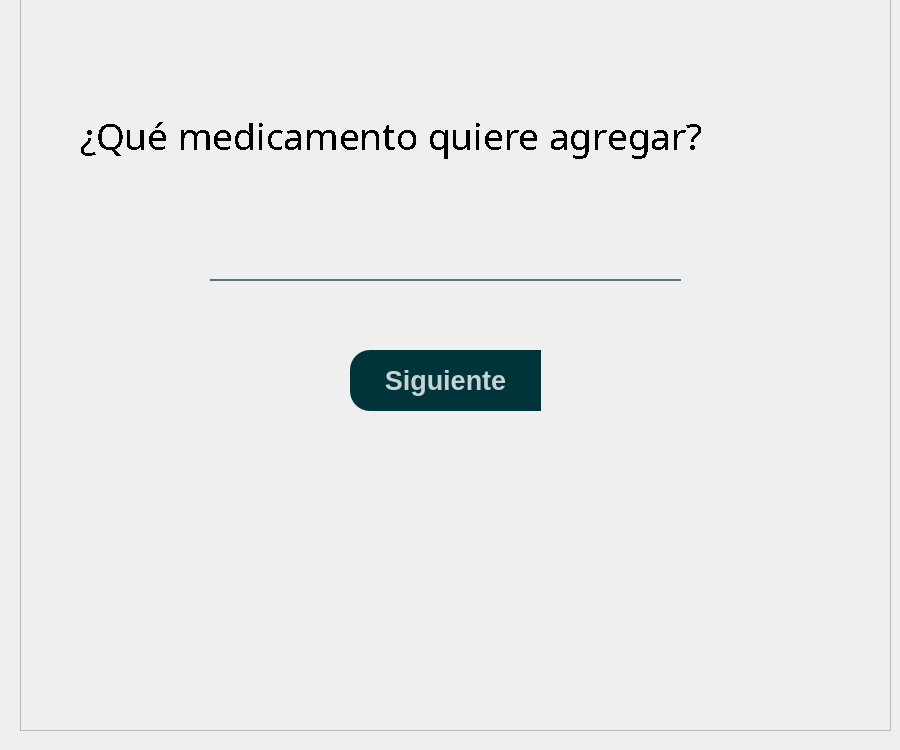
               <widget class="QWidget" name="pageMedicamento">
                <widget class="QFrame" name="frame_4">
                 <property name="geometry">
                  <rect>
                   <x>20</x>
                   <y>-10</y>
                   <width>871</width>
                   <height>741</height>
                  </rect>
                 </property>
                 <property name="styleSheet">
                  <string notr="true">QPushButton{
	background-color:rgba(0, 52, 59, 1);
	color:rgba(255,255,255,200);
	border-top-left-radius: 20px;
	border-bottom-left-radius: 20px
}
QPushButton:pressed{
	padding-left:5px;
	padding-top:5px;
	background-color:rgba(0, 119, 123, 1);
	background-position:calc(100% - 10px)center;
	border-top-left-radius: 20px;
	border-bottom-left-radius: 20px
}
QPushButton:hover{
	background-color:rgba(0, 174, 173, 1);
	border-top-left-radius: 20px;
	border-bottom-left-radius: 20px
}
</string>
                 </property>
                 <property name="frameShape">
                  <enum>QFrame::StyledPanel</enum>
                 </property>
                 <property name="frameShadow">
                  <enum>QFrame::Raised</enum>
                 </property>
                 <widget class="QLabel" name="label_8">
                  <property name="enabled">
                   <bool>true</bool>
                  </property>
                  <property name="geometry">
                   <rect>
                    <x>60</x>
                    <y>120</y>
                    <width>730</width>
                    <height>52</height>
                   </rect>
                  </property>
                  <property name="minimumSize">
                   <size>
                    <width>301</width>
                    <height>0</height>
                   </size>
                  </property>
                  <property name="font">
                   <font>
                    <family>Arial Black</family>
                    <pointsize>12</pointsize>
                    <weight>10</weight>
                    <italic>false</italic>
                    <bold>false</bold>
                    <stylestrategy>NoAntialias</stylestrategy>
                   </font>
                  </property>
                  <property name="text">
                   <string>&lt;html&gt;&lt;head/&gt;&lt;body&gt;&lt;p&gt;&lt;span style=&quot; font-size:28pt;&quot;&gt;¿Qué medicamento quiere agregar?&lt;/span&gt;&lt;/p&gt;&lt;/body&gt;&lt;/html&gt;</string>
                  </property>
                 </widget>
                 <widget class="QLineEdit" name="lineEditNombreMedicamento">
                  <property name="geometry">
                   <rect>
                    <x>190</x>
                    <y>250</y>
                    <width>471</width>
                    <height>41</height>
                   </rect>
                  </property>
                  <property name="font">
                   <font>
                    <pointsize>28</pointsize>
                   </font>
                  </property>
                  <property name="styleSheet">
                   <string notr="true">background-color:rgba(0,0,0,0);
border:2px solid rgba(0,0,0,0);
border-bottom-color:rgba(46,82,101,200);
color:rgb(0,0,0);
padding-bottom: 5px;</string>
                  </property>
                 </widget>
                 <widget class="QPushButton" name="pushButtonNext">
                  <property name="geometry">
                   <rect>
                    <x>330</x>
                    <y>360</y>
                    <width>191</width>
                    <height>61</height>
                   </rect>
                  </property>
                  <property name="font">
                   <font>
                    <pointsize>20</pointsize>
                    <weight>75</weight>
                    <bold>true</bold>
                   </font>
                  </property>
                  <property name="text">
                   <string>Siguiente</string>
                  </property>
                 </widget>
                </widget>
               </widget>
